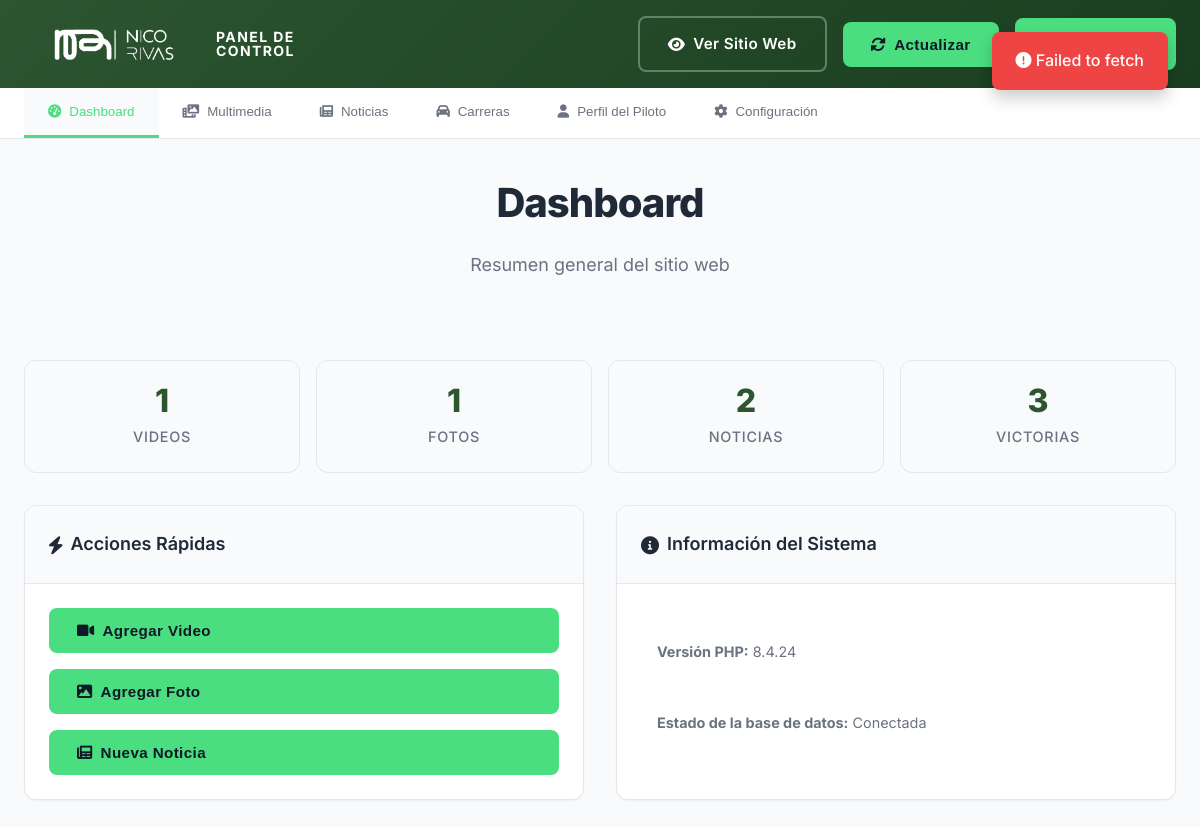
The page /admin/admin.php (signed in) on the database as committed earlier.
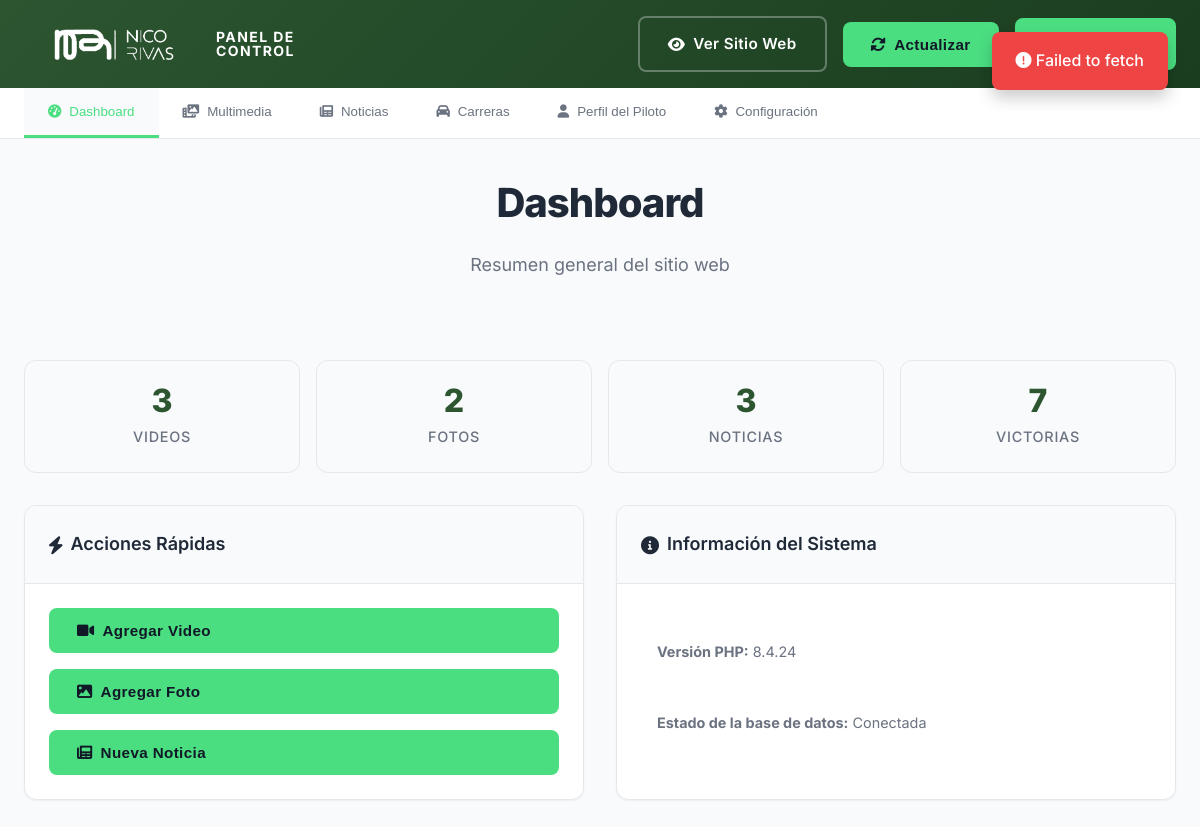
The same page on the database as committed later.
### tables this page shows
CREATE TABLE `pilot_stats`  (
  `id` int NOT NULL AUTO_INCREMENT,
  `victories` int NULL DEFAULT 0,
  `podiums` int NULL DEFAULT 0,
  `seasons` int NULL DEFAULT 0,
  `debut_year` int NULL DEFAULT NULL,
  `created_at` timestamp NOT NULL DEFAULT current_timestamp,
  `updated_at` timestamp NOT NULL DEFAULT current_timestamp ON UPDATE CURRENT_TIMESTAMP,
  PRIMARY KEY (`id`) USING BTREE
);

### admin/admin.php (the view, shortened to what this page needs)
<?php
$database = new Database();
$db = $database->getConnection();
try {
    $stmt = $db->prepare("SELECT COUNT(*) as count FROM videos");
    $stmt->execute();
    $videos_count = $stmt->fetch()['count'];
    $stmt = $db->prepare("SELECT COUNT(*) as count FROM photos");
    $stmt->execute();
    $photos_count = $stmt->fetch()['count'];
    $stmt = $db->prepare("SELECT COUNT(*) as count FROM news");
    $stmt->execute();
    $news_count = $stmt->fetch()['count'];
    $stmt = $db->prepare("SELECT * FROM pilot_stats ORDER BY id DESC LIMIT 1");
    $stmt->execute();
    $pilot_stats = $stmt->fetch();
} catch (Exception $e) {
    error_log("Error loading admin data: " . $e->getMessage());
    $videos_count = 0;
    $photos_count = 0;
    $news_count = 0;
    $pilot_info = null;
    $pilot_stats = null;
}
?>
<!DOCTYPE html>
<html lang="es">
<head>
    <link rel="stylesheet" href="../styles.css">
    <link href="https://cdnjs.cloudflare.com/ajax/libs/font-awesome/6.0.0/css/all.min.css" rel="stylesheet">
</head>
<body class="admin-body">
    <header class="admin-header">
        <div class="container">
            <div class="admin-header-content">
                <div class="admin-logo">
                    <div class="nav-logo">
                        <img src="../img/NR24-6-ok.png" alt="logo Nico Rivas" class="nav-logo-img">
                    </div>
                    <div class="logo-text">
                        <span class="logo-name">PANEL DE</span>
                        <span class="logo-surname">CONTROL</span>
                    </div>
                </div>
                <div class="admin-actions">
                    <a href="../index.php" class="btn-secondary" target="_blank">
                        <i class="fas fa-eye"></i>
                        Ver Sitio Web
                    </a>
                    <button class="btn-primary" onclick="location.reload()">
                        <i class="fas fa-sync-alt"></i>
                        Actualizar
                    </button>
                    <a href="logout.php" class="btn-primary">
                    </a>
                </div>
            </div>
        </div>
    </header>
    <nav class="admin-nav">
        <div class="container">
            <div class="admin-nav-tabs">
                <button class="nav-tab active" onclick="showSection('dashboard')">
                    <i class="fas fa-tachometer-alt"></i>
                    Dashboard
                </button>
                <button class="nav-tab" onclick="showSection('multimedia')">
                    <i class="fas fa-photo-video"></i>
                    Multimedia
                </button>
                <button class="nav-tab" onclick="showSection('noticias')">
                    <i class="fas fa-newspaper"></i>
                    Noticias
                </button>
                <button class="nav-tab" onclick="showSection('carreras')">
                    <i class="fas fa-car"></i>
                    Carreras
                </button>
                <button class="nav-tab" onclick="showSection('perfil')">
                    <i class="fas fa-user"></i>
                    Perfil del Piloto
                </button>
                <button class="nav-tab" onclick="showSection('configuracion')">
                    <i class="fas fa-cog"></i>
                    Configuración
                </button>
            </div>
        </div>
    </nav>
    <main class="admin-main">
        <div class="container">
            <section id="dashboard-section" class="admin-section active">
                <div class="section-header">
                    <h2>Dashboard</h2>
                    <p>Resumen general del sitio web</p>
                </div>
                <div class="admin-stats">
                    <div class="stat-card">
                        <div class="stat-number"><?php echo $videos_count; ?></div>
                        <div class="stat-label">Videos</div>
                    </div>
                    <div class="stat-card">
                        <div class="stat-number"><?php echo $photos_count; ?></div>
                        <div class="stat-label">Fotos</div>
                    </div>
                    <div class="stat-card">
                        <div class="stat-number"><?php echo $news_count; ?></div>
                        <div class="stat-label">Noticias</div>
                    </div>
                    <div class="stat-card">
                        <div class="stat-number"><?php echo $pilot_stats ? $pilot_stats['victories'] : 0; ?></div>
                        <div class="stat-label">Victorias</div>
                    </div>
                </div>
                <div class="admin-grid">
                    <div class="admin-card">
                        <div class="card-header">
                            <h3><i class="fas fa-bolt"></i> Acciones Rápidas</h3>
                        </div>
                        <div class="card-content">
                            <div style="display: grid; gap: 1rem;">
                                <button class="btn-primary" onclick="openVideoModal()">
                                    <i class="fas fa-video"></i>
                                    Agregar Video
                                </button>
                                <button class="btn-primary" onclick="openPhotoModal()">
                                    <i class="fas fa-image"></i>
                                    Agregar Foto
                                </button>
                                <button class="btn-primary" onclick="openNewsModal()">
                                    <i class="fas fa-newspaper"></i>
                                    Nueva Noticia
                                </button>
                            </div>
                        </div>
                    </div>
                    <div class="admin-card">
                        <div class="card-header">
                            <h3><i class="fas fa-info-circle"></i> Información del Sistema</h3>
                        </div>
                        <div class="card-content">
                            <div class="last-updated">
                                <strong>Versión PHP:</strong> <?php echo PHP_VERSION; ?>
                            </div>
                            <div class="last-updated">
                                <strong>Estado de la base de datos:</strong>
                                <span class="color: var(--success-color);">Conectada</span>
                            </div>
                        </div>
                    </div>
                </div>
            </section>
        </div>
    </main>
</body>
</html>

### styles.css (style rules this page uses)
* { margin: 0; padding: 0; box-sizing: border-box; }
:root { --primary-color: #2c5530; --secondary-color: #1a3d1f; --accent-green: #4ade80; --text-primary: #1f2937; --text-secondary: #6b7280; --text-light: #9ca3af; --bg-primary: #ffffff; --bg-secondary: #f8fafc; --bg-dark: #111827; --border-color: #e5e7eb; --shadow-sm: 0 1px 2px 0 rgb(0 0 0 / 0.05); --shadow-md: 0 4px 6px -1px rgb(0 0 0 / 0.1); --shadow-lg: 0 10px 15px -3px rgb(0 0 0 / 0.1); --shadow-xl: 0 20px 25px -5px rgb(0 0 0 / 0.1); }
html { scroll-behavior: smooth; }
html, body { overflow-x: hidden; width: 100%; position: relative; }
body { font-family: "Inter", sans-serif; line-height: 1.6; color: var(--text-primary); background: var(--bg-primary); overflow-x: hidden; }
.container { max-width: 1200px; margin: 0 auto; padding: 0 24px; }
.nav-logo-img { width: 120px; margin: 0px 30px; }
.nav-logo { display: flex; align-items: center; gap: clamp(8px, 2vw, 12px); flex: 0 0 auto; justify-content: center; }
.logo-text { display: flex; flex-direction: column; line-height: 1; }
.logo-name, .logo-surname { color: #ffffff; font-weight: 700; font-size: clamp(0.75rem, 2vw, 0.875rem); letter-spacing: 0.1em; }
.stat-number { font-size: 2.5rem; font-weight: 900; color: var(--accent-green); line-height: 1; margin-bottom: 0.5rem; }
.stat-label { font-size: 0.875rem; color: rgba(255, 255, 255, 0.8); font-weight: 500; text-transform: uppercase; letter-spacing: 0.05em; }
.btn-primary, .btn-secondary { display: inline-flex; align-items: center; gap: 8px; padding: 14px 28px; border-radius: 8px; font-weight: 600; font-size: 0.95rem; cursor: pointer; transition: all 0.3s ease; border: none; text-decoration: none; letter-spacing: 0.025em; }
.btn-primary { background: var(--accent-green); color: var(--bg-dark); }
.btn-secondary { background: transparent; color: white; border: 2px solid rgba(255, 255, 255, 0.3); }
.section-header { text-align: center; margin-bottom: 80px; }
.section-header h2 { font-size: 2.5rem; font-weight: 800; color: var(--text-primary); margin-bottom: 1rem; letter-spacing: -0.025em; }
.section-header p { font-size: 1.125rem; color: var(--text-secondary); }
.admin-body { background: #f8fafc; min-height: 100vh; }
.admin-header { background: linear-gradient(135deg, var(--primary-color), var(--secondary-color)); color: white; padding: 1rem 0; box-shadow: var(--shadow-md); }
.admin-header-content { display: flex; justify-content: space-between; align-items: center; }
.admin-logo { display: flex; align-items: center; gap: 12px; }
.admin-actions { display: flex; gap: 1rem; align-items: center; }
.admin-nav { background: white; border-bottom: 1px solid var(--border-color); padding: 0; position: sticky; top: 0; z-index: 100; }
.admin-nav-tabs { display: flex; gap: 0; }
.nav-tab { display: flex; align-items: center; gap: 8px; background: none; border: none; padding: 1rem 1.5rem; color: var(--text-secondary); font-weight: 500; cursor: pointer; transition: all 0.3s ease; border-bottom: 3px solid transparent; }
.nav-tab.active { color: var(--accent-green); border-bottom-color: var(--accent-green); background: var(--bg-secondary); }
.admin-main { padding: 2rem 0; }
.admin-section { display: none; }
.admin-section.active { display: block; }
.admin-grid { display: grid; grid-template-columns: repeat(auto-fit, minmax(500px, 1fr)); gap: 2rem; margin-top: 2rem; }
.admin-card { background: white; border-radius: 12px; box-shadow: var(--shadow-sm); border: 1px solid var(--border-color); overflow: hidden; }
.card-header { display: flex; justify-content: space-between; align-items: center; padding: 1.5rem; border-bottom: 1px solid var(--border-color); background: var(--bg-secondary); }
.card-header h3 { display: flex; align-items: center; gap: 8px; font-size: 1.125rem; font-weight: 600; color: var(--text-primary); margin: 0; }
.card-content { padding: 1.5rem; }

### admin/admin.php (style rules this page uses)
.admin-stats { display: grid; grid-template-columns: repeat(auto-fit, minmax(200px, 1fr)); gap: 1rem; margin-bottom: 2rem; }
.stat-card { background: var(--card-bg); border-radius: 12px; padding: 1.5rem; text-align: center; border: 1px solid var(--border-color); }
.stat-number { font-size: 2rem; font-weight: 800; color: var(--primary-color); margin-bottom: 0.5rem; }
.stat-label { color: var(--text-secondary); font-size: 0.9rem; }
.last-updated { background: var(--surface-color); border-radius: 8px; padding: 1rem; margin-top: 1rem; font-size: 0.9rem; color: var(--text-secondary); }

Rows that differ between the two databases and show on the page:
changed pilot_stats: victories "3" → "7"
Other text that changed with them:
$videos_count: "1" → "3"
$photos_count: "1" → "2"
$news_count: "2" → "3"
